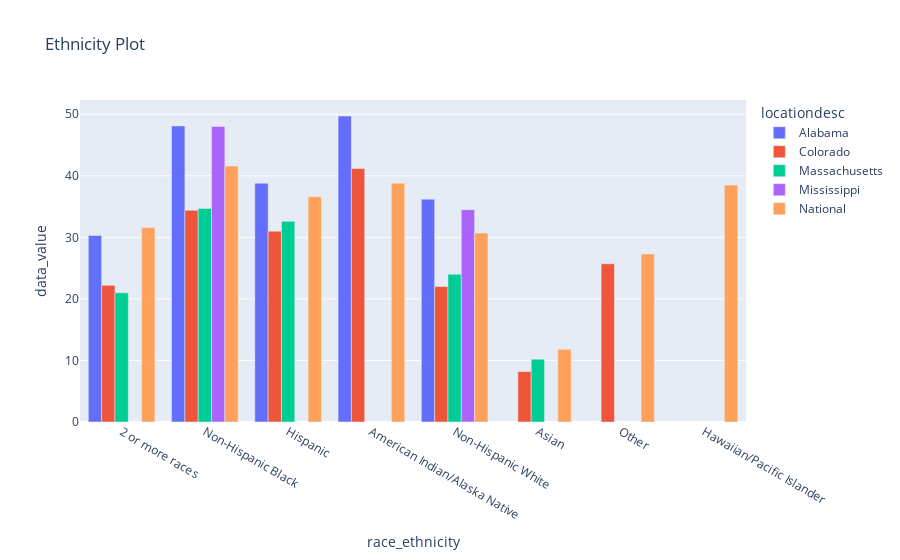

Source (notebook cell):
### Code cell
fig = px.bar(race_ethnicity_df, x='race_ethnicity', y='data_value', color='locationdesc', barmode = 'group', title='Ethnicity Plot')
fig.show()

### Figure 1 — Plotly figure (JSON) as saved in the notebook; plotly's stock layout.template omitted (floating-point values rounded to 4 significant figures)
{"data": [{"alignmentgroup": "True", "hovertemplate": "locationdesc=Alabama<br>race_ethnicity=%{x}<br>data_value=%{y}<extra></extra>", "legendgroup": "Alabama", "marker": {"color": "#636efa", "pattern": {"shape": ""}}, "name": "Alabama", "offsetgroup": "Alabama", "orientation": "v", "showlegend": true, "textposition": "auto", "type": "bar", "x": [null, null, null, null, null, null, null, null, null, null, null, null, null, null, null, null, null, null, null, null, "2 or more races", "Non-Hispanic Black", "Hispanic", "American Indian/Alaska Native", "Non-Hispanic White"], "xaxis": "x", "y": [27.1, 37.5, 43.6, 48, 42, 34.9, 36.1, 40.1, 40.4, 39.6, 40.3, 37.7, 41.6, 43.4, 44.3, 39.8, 35.2, 44, 33.4, 39, 30.3, 48.1, 38.8, 49.7, 36.2], "yaxis": "y"}, {"alignmentgroup": "True", "hovertemplate": "locationdesc=Colorado<br>race_ethnicity=%{x}<br>data_value=%{y}<extra></extra>", "legendgroup": "Colorado", "marker": {"color": "#EF553B", "pattern": {"shape": ""}}, "name": "Colorado", "offsetgroup": "Colorado", "orientation": "v", "showlegend": true, "textposition": "auto", "type": "bar", "x": [null, null, null, null, null, null, null, null, null, null, null, null, null, null, null, null, null, null, null, null, "2 or more races", "Asian", "Non-Hispanic Black", "Hispanic", "American Indian/Alaska Native", "Other", "Non-Hispanic White"], "xaxis": "x", "y": [14.4, 23.2, 26.6, 26.6, 28, 23.9, 18.2, 26.9, 28.7, 28.7, 24.1, 24.3, 29.5, 24.9, 26, 25.9, 21.6, 32.2, 21.5, 24.2, 22.2, 8.2, 34.4, 31, 41.2, 25.7, 22], "yaxis": "y"}, {"alignmentgroup": "True", "hovertemplate": "locationdesc=Massachusetts<br>race_ethnicity=%{x}<br>data_value=%{y}<extra></extra>", "legendgroup": "Massachusetts", "marker": {"color": "#00cc96", "pattern": {"shape": ""}}, "name": "Massachusetts", "offsetgroup": "Massachusetts", "orientation": "v", "showlegend": true, "textposition": "auto", "type": "bar", "x": [null, null, null, null, null, null, null, null, null, null, null, null, null, null, null, null, null, null, null, null, "2 or more races", "Asian", "Non-Hispanic Black", "Hispanic", "Non-Hispanic White"], "xaxis": "x", "y": [12.7, 21.4, 28.9, 26.1, 29.6, 24.9, 20.1, 25.6, 30, 28.6, 23.4, 25.4, 28.8, 24.8, 26.1, 29.3, 23.5, 25.9, 21, 24.4, 21, 10.2, 34.7, 32.6, 24], "yaxis": "y"}, {"alignmentgroup": "True", "hovertemplate": "locationdesc=Mississippi<br>race_ethnicity=%{x}<br>data_value=%{y}<extra></extra>", "legendgroup": "Mississippi", "marker": {"color": "#ab63fa", "pattern": {"shape": ""}}, "name": "Mississippi", "offsetgroup": "Mississippi", "orientation": "v", "showlegend": true, "textposition": "auto", "type": "bar", "x": [null, null, null, null, null, null, null, null, null, null, null, null, null, null, null, null, null, null, null, null, "Non-Hispanic Black", "Non-Hispanic White"], "xaxis": "x", "y": [27.5, 38.9, 44.2, 49, 43.9, 33.6, 33.2, 42.2, 39.1, 41.4, 42.8, 36.4, 42.1, 46.4, 38.4, 41.7, 35.5, 44.9, 35.9, 39.7, 48, 34.5], "yaxis": "y"}, {"alignmentgroup": "True", "hovertemplate": "locationdesc=National<br>race_ethnicity=%{x}<br>data_value=%{y}<extra></extra>", "legendgroup": "National", "marker": {"color": "#FFA15A", "pattern": {"shape": ""}}, "name": "National", "offsetgroup": "National", "orientation": "v", "showlegend": true, "textposition": "auto", "type": "bar", "x": [null, null, null, null, null, null, null, null, null, null, null, null, null, null, null, null, null, null, null, null, "2 or more races", "Asian", "Non-Hispanic Black", "Hispanic", "Hawaiian/Pacific Islander", "American Indian/Alaska Native", "Other", "Non-Hispanic White"], "xaxis": "x", "y": [19.5, 30.9, 35.5, 38.1, 36.3, 29.3, 25, 34.1, 38.8, 34, 32.1, 31.7, 36.1, 35.1, 34.3, 34, 29, 37.9, 27.1, 31.9, 31.6, 11.8, 41.6, 36.6, 38.5, 38.8, 27.3, 30.7], "yaxis": "y"}], "layout": {"barmode": "group", "legend": {"title": {"text": "locationdesc"}, "tracegroupgap": 0}, "title": {"text": "Ethnicity Plot"}, "xaxis": {"anchor": "y", "domain": [0, 1], "title": {"text": "race_ethnicity"}}, "yaxis": {"anchor": "x", "domain": [0, 1], "title": {"text": "data_value"}}}}
